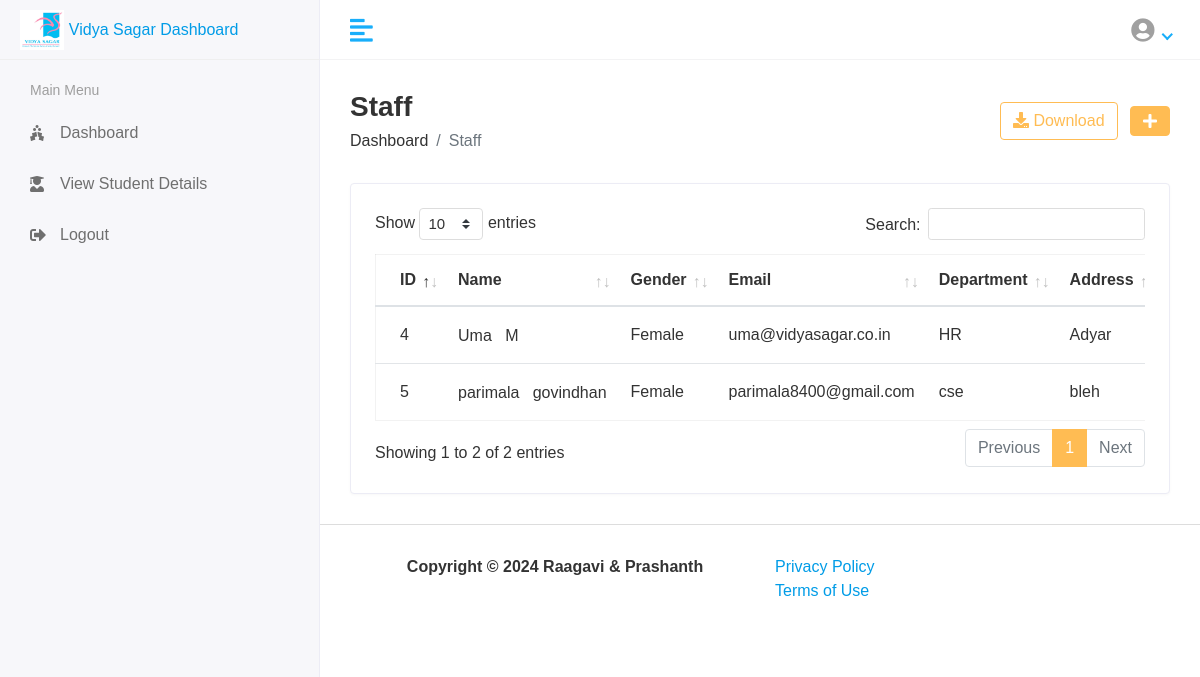
Page /Hod/Staff/View on the committed database.
### app/models.py (models this page shows, shortened)
class Staff(models.Model):
    admin = models.OneToOneField(customuser,on_delete=models.CASCADE)
    address = models.TextField()
    gender = models.CharField(max_length=100)
    department = models.CharField(max_length=100)
    created_at = models.DateTimeField(auto_now_add=True)
    updated_at = models.DateTimeField(auto_now=True)

class customuser(AbstractUser):
    USER_TYPES = (
        ('1', 'ADMIN'),
        ('2', 'STAFF'),
        ('3', 'STUDENT'),
    )
    user_type = models.CharField(choices=USER_TYPES, max_length=50, default='3')
    profile_pic = models.ImageField(upload_to='media/profile_pic', blank=True, null=True)
    student_details_link = models.URLField(max_length=200, null=True, blank=True)
    department = models.CharField(max_length=100, blank=True, null=True)

### vidyasagar_student_mgmt/admin_views.py (the view)
# urls.py: path("Hod/Staff/View", admin_views.VIEW_STAFF, name= 'view_staff'),
def VIEW_STAFF(request):
    staff = Staff.objects.all()
    context={
        'staff':staff,
}
    return render(request,'Hod/view_staff.html',context)

### templates/Hod/view_staff.html (shortened to what this page needs)
{% extends 'base.html' %}
{% block content %}
            <div class="content container-fluid">
               <div class="page-header">
                  <div class="row align-items-center">
                     <div class="col">
                        <h3 class="page-title">Staff</h3>
                        <ul class="breadcrumb">
                           <li class="breadcrumb-item"><a href="index.html">Dashboard</a></li>
                           <li class="breadcrumb-item active">Staff</li>
                        </ul>
                     </div>
                     <div class="col-auto text-right float-right ml-auto">
                        <a href="#" class="btn btn-outline-primary mr-2"><i class="fas fa-download"></i> Download</a>
                        <a href="add-student.html" class="btn btn-primary"><i class="fas fa-plus"></i></a>
                     </div>
                  </div>
               </div>
               <div class="row">
                  <div class="col-sm-12">
                     <div class="card card-table">
                        <div class="card-body">
                           <div class="table-responsive">
                              <table id="table_id" class="table table-hover table-center mb-0">
                                 <thead>
                                    <tr>
                                       <th>ID</th>
                                       <th>Name</th>
                                       <th>Gender</th>
                                       <th>Email</th>
                                       <th>Department</th>
                                       <th>Address</th>
                                    </tr>
                                 </thead>
                                 <tbody>
                                 {% for i in staff %}
                                    <tr>
                                       <td>{{i.id}}</td>
                                       <td>
                                          <h2 class="table-avatar">
                                             <a href="student-details.html">{{i.admin.first_name}} &nbsp; {{i.admin.last_name}}</a>
                                          </h2>
                                       </td>
                                       <td>{{i.gender}}</td>
                                       <td>{{i.admin.email}}</td>
                                        <td>{{i.admin.department}}</td>
                                       <td>{{i.address}}</td>
                                    </tr>
                                 {% endfor %}
                                 </tbody>
                              </table>
                           </div>
                        </div>
                     </div>
                  </div>
               </div>
            </div>
{% endblock %}

### static/assets/css/style.css (style rules this page uses)
html { height: 100%; }
body { background-color: #fff; color: #333; font-family: 'Poppins', sans-serif; font-size: 1rem; height: 100%; line-height: 1.5; overflow-x: hidden; }
h1, h2, h3, h4, h5, h6 { font-family: 'Poppins', sans-serif; margin-top: 0; }
a { color: #009ce7; }
input, button, a { transition: all 0.4s ease; -moz-transition: all 0.4s ease; -o-transition: all 0.4s ease; -ms-transition: all 0.4s ease; -webkit-transition: all 0.4s ease; }
ul, ol { padding: 0px; list-style: none; }
.table { color: #333; max-width: 100%; margin-bottom: 0; width: 100%; }
.table.dataTable { border-collapse: collapse !important; border: 1px solid rgba(0, 0, 0, 0.05); }
table.table td h2 { display: inline-block; font-size: inherit; font-weight: 400; margin: 0; padding: 0; vertical-align: middle; }
table.table td h2.table-avatar { align-items: center; display: inline-flex; font-size: inherit; font-weight: 400; margin: 0; padding: 0; vertical-align: middle; white-space: nowrap; }
table.table td h2 a { color: #333; }
.table thead tr th { font-weight: 600; }
.table tbody tr { border-bottom: 1px solid rgba(0, 0, 0, 0.05); }
.table.table-center td, .table.table-center th { vertical-align: middle; }
.card-table .card-body .table > thead > tr > th { border-top: 0; }
.card-table .card-body .table tr td:first-child, .card-table .card-body .table tr th:first-child { padding-left: 1.5rem; }
.card-table .table td, .card-table .table th { border-top: 1px solid #e2e5e8; padding: 1rem 0.75rem; white-space: nowrap; }
.btn-primary { background-color: #FFBC53; border: 1px solid #FFBC53; }
.btn-outline-primary { color: #FFBC53; border-color: #FFBC53; }
.card { border: 1px solid #ececf5; box-shadow: 0 1px 3px 0 rgba(0, 0, 0, 0.03); margin-bottom: 1.875rem; }
.card-body { padding: 1.5rem; }
.page-wrapper > .content { padding: 1.875rem 1.875rem 0; }
.page-header { margin-bottom: 1.875rem; }
.page-header .breadcrumb { background-color: transparent; color: #6c757d; font-size: 1rem; font-weight: 500; margin-bottom: 0; padding: 0; }
.page-header .breadcrumb a { color: #333; }
.page-title { font-size: 28px; font-weight: 600; color: #333; margin-bottom: 5px; }

### rows in the picture
Staff: id "4", admin.first_name "Uma", admin.last_name "M", gender "Female", admin.email "uma@vidyasagar.co.in", admin.department "HR", address "Adyar"
Staff: id "5", admin.first_name "parimala", admin.last_name "govindhan", gender "Female", admin.email "parimala8400@gmail.com", admin.department "cse", address "bleh"
